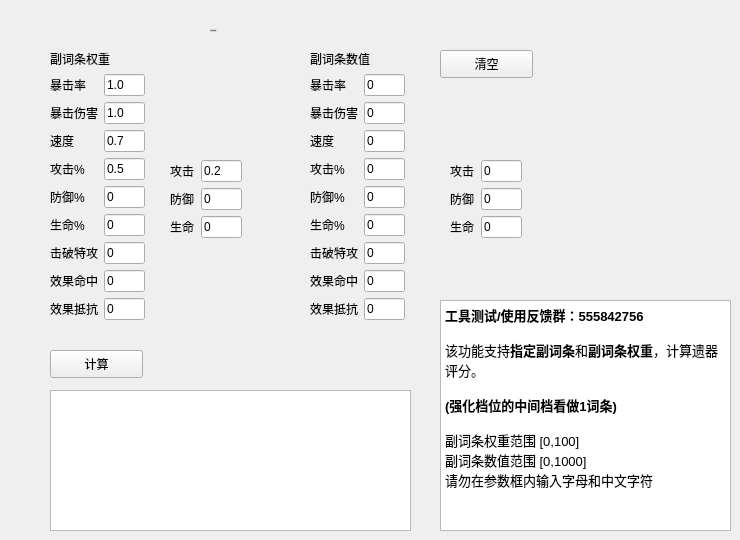
    <widget class="QWidget" name="tab_3">
     <attribute name="title">
      <string>遗器评分查询</string>
     </attribute>
     <widget class="QLabel" name="label_34">
      <property name="geometry">
       <rect>
        <x>210</x>
        <y>10</y>
        <width>171</width>
        <height>41</height>
       </rect>
      </property>
      <property name="font">
       <font>
        <family>Arial</family>
        <pointsize>-1</pointsize>
        <weight>50</weight>
        <italic>false</italic>
        <bold>false</bold>
       </font>
      </property>
      <property name="text">
       <string>  遗器评分查询</string>
      </property>
     </widget>
     <widget class="QTextBrowser" name="output_3">
      <property name="geometry">
       <rect>
        <x>50</x>
        <y>390</y>
        <width>361</width>
        <height>141</height>
       </rect>
      </property>
      <property name="html">
       <string>&lt;!DOCTYPE HTML PUBLIC &quot;-//W3C//DTD HTML 4.0//EN&quot; &quot;http://www.w3.org/TR/REC-html40/strict.dtd&quot;&gt;
&lt;html&gt;&lt;head&gt;&lt;meta name=&quot;qrichtext&quot; content=&quot;1&quot; /&gt;&lt;style type=&quot;text/css&quot;&gt;
p, li { white-space: pre-wrap; }
&lt;/style&gt;&lt;/head&gt;&lt;body style=&quot; font-family:'Arial'; font-size:15px; font-weight:400; font-style:normal;&quot;&gt;
&lt;p style=&quot;-qt-paragraph-type:empty; margin-top:0px; margin-bottom:0px; margin-left:0px; margin-right:0px; -qt-block-indent:0; text-indent:0px; font-family:'SimSun'; font-size:9pt;&quot;&gt;&lt;br /&gt;&lt;/p&gt;&lt;/body&gt;&lt;/html&gt;</string>
      </property>
     </widget>
     <widget class="QPushButton" name="start_3">
      <property name="geometry">
       <rect>
        <x>50</x>
        <y>350</y>
        <width>93</width>
        <height>28</height>
       </rect>
      </property>
      <property name="text">
       <string>计算</string>
      </property>
     </widget>
     <widget class="QTextBrowser" name="textBrowser_5">
      <property name="geometry">
       <rect>
        <x>440</x>
        <y>300</y>
        <width>291</width>
        <height>231</height>
       </rect>
      </property>
      <property name="html">
       <string>&lt;!DOCTYPE HTML PUBLIC &quot;-//W3C//DTD HTML 4.0//EN&quot; &quot;http://www.w3.org/TR/REC-html40/strict.dtd&quot;&gt;
&lt;html&gt;&lt;head&gt;&lt;meta name=&quot;qrichtext&quot; content=&quot;1&quot; /&gt;&lt;style type=&quot;text/css&quot;&gt;
p, li { white-space: pre-wrap; }
&lt;/style&gt;&lt;/head&gt;&lt;body style=&quot; font-family:'Arial'; font-size:15px; font-weight:400; font-style:normal;&quot;&gt;
&lt;p style=&quot; margin-top:0px; margin-bottom:0px; margin-left:0px; margin-right:0px; -qt-block-indent:0; text-indent:0px;&quot;&gt;&lt;span style=&quot; font-family:'SimSun'; font-size:10pt; font-weight:600;&quot;&gt;工具测试/使用反馈群：555842756&lt;/span&gt;&lt;/p&gt;
&lt;p style=&quot;-qt-paragraph-type:empty; margin-top:0px; margin-bottom:0px; margin-left:0px; margin-right:0px; -qt-block-indent:0; text-indent:0px; font-family:'SimSun'; font-size:10pt;&quot;&gt;&lt;br /&gt;&lt;/p&gt;
&lt;p style=&quot; margin-top:0px; margin-bottom:0px; margin-left:0px; margin-right:0px; -qt-block-indent:0; text-indent:0px;&quot;&gt;&lt;span style=&quot; font-family:'SimSun'; font-size:10pt;&quot;&gt;该功能支持&lt;/span&gt;&lt;span style=&quot; font-family:'SimSun'; font-size:10pt; font-weight:600;&quot;&gt;指定副词条&lt;/span&gt;&lt;span style=&quot; font-family:'SimSun'; font-size:10pt;&quot;&gt;和&lt;/span&gt;&lt;span style=&quot; font-family:'SimSun'; font-size:10pt; font-weight:600;&quot;&gt;副词条权重&lt;/span&gt;&lt;span style=&quot; font-family:'SimSun'; font-size:10pt;&quot;&gt;，计算遗器评分。&lt;/span&gt;&lt;/p&gt;
&lt;p style=&quot;-qt-paragraph-type:empty; margin-top:0px; margin-bottom:0px; margin-left:0px; margin-right:0px; -qt-block-indent:0; text-indent:0px; font-family:'SimSun'; font-size:10pt; font-weight:600;&quot;&gt;&lt;br /&gt;&lt;/p&gt;
&lt;p style=&quot; margin-top:0px; margin-bottom:0px; margin-left:0px; margin-right:0px; -qt-block-indent:0; text-indent:0px;&quot;&gt;&lt;span style=&quot; font-family:'SimSun'; font-size:10pt; font-weight:600;&quot;&gt;(强化档位的中间档看做1词条)&lt;/span&gt;&lt;/p&gt;
&lt;p style=&quot;-qt-paragraph-type:empty; margin-top:0px; margin-bottom:0px; margin-left:0px; margin-right:0px; -qt-block-indent:0; text-indent:0px; font-family:'SimSun'; font-size:10pt; font-weight:600;&quot;&gt;&lt;br /&gt;&lt;/p&gt;
&lt;p style=&quot; margin-top:0px; margin-bottom:0px; margin-left:0px; margin-right:0px; -qt-block-indent:0; text-indent:0px;&quot;&gt;&lt;span style=&quot; font-family:'SimSun'; font-size:10pt;&quot;&gt;副词条权重范围 [0,100]&lt;/span&gt;&lt;/p&gt;
&lt;p style=&quot; margin-top:0px; margin-bottom:0px; margin-left:0px; margin-right:0px; -qt-block-indent:0; text-indent:0px;&quot;&gt;&lt;span style=&quot; font-family:'SimSun'; font-size:10pt;&quot;&gt;副词条数值范围 [0,1000]&lt;/span&gt;&lt;/p&gt;
&lt;p style=&quot; margin-top:0px; margin-bottom:0px; margin-left:0px; margin-right:0px; -qt-block-indent:0; text-indent:0px;&quot;&gt;&lt;span style=&quot; font-family:'SimSun'; font-size:10pt;&quot;&gt;请勿在参数框内输入字母和中文字符&lt;/span&gt;&lt;/p&gt;&lt;/body&gt;&lt;/html&gt;</string>
      </property>
     </widget>
     <widget class="QWidget" name="layoutWidget">
      <property name="geometry">
       <rect>
        <x>50</x>
        <y>50</y>
        <width>109</width>
        <height>280</height>
       </rect>
      </property>
      <layout class="QFormLayout" name="formLayout_8">
       <item row="0" column="0" colspan="2">
        <widget class="QLabel" name="label_43">
         <property name="maximumSize">
          <size>
           <width>75</width>
           <height>16777215</height>
          </size>
         </property>
         <property name="text">
          <string>副词条权重</string>
         </property>
        </widget>
       </item>
       <item row="1" column="0">
        <widget class="QLabel" name="label_44">
         <property name="maximumSize">
          <size>
           <width>45</width>
           <height>16777215</height>
          </size>
         </property>
         <property name="text">
          <string>暴击率</string>
         </property>
        </widget>
       </item>
       <item row="1" column="1">
        <widget class="QLineEdit" name="lineEdit_27">
         <property name="maximumSize">
          <size>
           <width>41</width>
           <height>16777215</height>
          </size>
         </property>
         <property name="text">
          <string>1.0</string>
         </property>
        </widget>
       </item>
       <item row="2" column="0">
        <widget class="QLabel" name="label_45">
         <property name="maximumSize">
          <size>
           <width>60</width>
           <height>16777215</height>
          </size>
         </property>
         <property name="text">
          <string>暴击伤害</string>
         </property>
        </widget>
       </item>
       <item row="2" column="1">
        <widget class="QLineEdit" name="lineEdit_28">
         <property name="maximumSize">
          <size>
           <width>41</width>
           <height>16777215</height>
          </size>
         </property>
         <property name="text">
          <string>1.0</string>
         </property>
        </widget>
       </item>
       <item row="3" column="0">
        <widget class="QLabel" name="label_46">
         <property name="maximumSize">
          <size>
           <width>30</width>
           <height>16777215</height>
          </size>
         </property>
         <property name="text">
          <string>速度</string>
         </property>
        </widget>
       </item>
       <item row="3" column="1">
        <widget class="QLineEdit" name="lineEdit_29">
         <property name="maximumSize">
          <size>
           <width>41</width>
           <height>16777215</height>
          </size>
         </property>
         <property name="text">
          <string>0.7</string>
         </property>
        </widget>
       </item>
       <item row="4" column="0">
        <widget class="QLabel" name="label_47">
         <property name="text">
          <string>攻击%</string>
         </property>
        </widget>
       </item>
       <item row="4" column="1">
        <widget class="QLineEdit" name="lineEdit_30">
         <property name="maximumSize">
          <size>
           <width>41</width>
           <height>16777215</height>
          </size>
         </property>
         <property name="text">
          <string>0.5</string>
         </property>
        </widget>
       </item>
       <item row="5" column="0">
        <widget class="QLabel" name="label_48">
         <property name="text">
          <string>防御%</string>
         </property>
        </widget>
       </item>
       <item row="5" column="1">
        <widget class="QLineEdit" name="lineEdit_31">
         <property name="maximumSize">
          <size>
           <width>41</width>
           <height>16777215</height>
          </size>
         </property>
         <property name="text">
          <string>0</string>
         </property>
        </widget>
       </item>
       <item row="6" column="0">
        <widget class="QLabel" name="label_49">
         <property name="text">
          <string>生命%</string>
         </property>
        </widget>
       </item>
       <item row="6" column="1">
        <widget class="QLineEdit" name="lineEdit_32">
         <property name="maximumSize">
          <size>
           <width>41</width>
           <height>16777215</height>
          </size>
         </property>
         <property name="text">
          <string>0</string>
         </property>
        </widget>
       </item>
       <item row="7" column="0">
        <widget class="QLabel" name="label_50">
         <property name="maximumSize">
          <size>
           <width>60</width>
           <height>16777215</height>
          </size>
         </property>
         <property name="text">
          <string>击破特攻</string>
         </property>
        </widget>
       </item>
       <item row="7" column="1">
        <widget class="QLineEdit" name="lineEdit_33">
         <property name="maximumSize">
          <size>
           <width>41</width>
           <height>16777215</height>
          </size>
         </property>
         <property name="text">
          <string>0</string>
         </property>
        </widget>
       </item>
       <item row="8" column="0">
        <widget class="QLabel" name="label_51">
         <property name="maximumSize">
          <size>
           <width>60</width>
           <height>16777215</height>
          </size>
         </property>
         <property name="text">
          <string>效果命中</string>
         </property>
        </widget>
       </item>
       <item row="8" column="1">
        <widget class="QLineEdit" name="lineEdit_34">
         <property name="maximumSize">
          <size>
           <width>41</width>
           <height>16777215</height>
          </size>
         </property>
         <property name="text">
          <string>0</string>
         </property>
        </widget>
       </item>
       <item row="9" column="0">
        <widget class="QLabel" name="label_52">
         <property name="maximumSize">
          <size>
           <width>60</width>
           <height>16777215</height>
          </size>
         </property>
         <property name="text">
          <string>效果抵抗</string>
         </property>
        </widget>
       </item>
       <item row="9" column="1">
        <widget class="QLineEdit" name="lineEdit_35">
         <property name="maximumSize">
          <size>
           <width>41</width>
           <height>16777215</height>
          </size>
         </property>
         <property name="text">
          <string>0</string>
         </property>
        </widget>
       </item>
      </layout>
     </widget>
     <widget class="QWidget" name="layoutWidget">
      <property name="geometry">
       <rect>
        <x>310</x>
        <y>50</y>
        <width>109</width>
        <height>280</height>
       </rect>
      </property>
      <layout class="QFormLayout" name="formLayout_9">
       <item row="0" column="0" colspan="2">
        <widget class="QLabel" name="label_53">
         <property name="maximumSize">
          <size>
           <width>75</width>
           <height>16777215</height>
          </size>
         </property>
         <property name="text">
          <string>副词条数值</string>
         </property>
        </widget>
       </item>
       <item row="1" column="0">
        <widget class="QLabel" name="label_54">
         <property name="maximumSize">
          <size>
           <width>45</width>
           <height>16777215</height>
          </size>
         </property>
         <property name="text">
          <string>暴击率</string>
         </property>
        </widget>
       </item>
       <item row="1" column="1">
        <widget class="QLineEdit" name="lineEdit_36">
         <property name="maximumSize">
          <size>
           <width>41</width>
           <height>16777215</height>
          </size>
         </property>
         <property name="text">
          <string>0</string>
         </property>
        </widget>
       </item>
       <item row="2" column="0">
        <widget class="QLabel" name="label_55">
         <property name="maximumSize">
          <size>
           <width>60</width>
           <height>16777215</height>
          </size>
         </property>
         <property name="text">
          <string>暴击伤害</string>
         </property>
        </widget>
       </item>
       <item row="2" column="1">
        <widget class="QLineEdit" name="lineEdit_37">
         <property name="maximumSize">
          <size>
           <width>41</width>
           <height>16777215</height>
          </size>
         </property>
         <property name="text">
          <string>0</string>
         </property>
        </widget>
       </item>
       <item row="3" column="0">
        <widget class="QLabel" name="label_56">
         <property name="maximumSize">
          <size>
           <width>30</width>
           <height>16777215</height>
          </size>
         </property>
         <property name="text">
          <string>速度</string>
         </property>
        </widget>
       </item>
       <item row="3" column="1">
        <widget class="QLineEdit" name="lineEdit_38">
         <property name="maximumSize">
          <size>
           <width>41</width>
           <height>16777215</height>
          </size>
         </property>
         <property name="text">
          <string>0</string>
         </property>
        </widget>
       </item>
       <item row="4" column="0">
        <widget class="QLabel" name="label_57">
         <property name="text">
          <string>攻击%</string>
         </property>
        </widget>
       </item>
       <item row="4" column="1">
        <widget class="QLineEdit" name="lineEdit_39">
         <property name="maximumSize">
          <size>
           <width>41</width>
           <height>16777215</height>
          </size>
         </property>
         <property name="text">
          <string>0</string>
         </property>
        </widget>
       </item>
       <item row="5" column="0">
        <widget class="QLabel" name="label_58">
         <property name="text">
          <string>防御%</string>
         </property>
        </widget>
       </item>
       <item row="5" column="1">
        <widget class="QLineEdit" name="lineEdit_40">
         <property name="maximumSize">
          <size>
           <width>41</width>
           <height>16777215</height>
          </size>
         </property>
         <property name="text">
          <string>0</string>
         </property>
        </widget>
       </item>
       <item row="6" column="0">
        <widget class="QLabel" name="label_59">
         <property name="text">
          <string>生命%</string>
         </property>
        </widget>
       </item>
       <item row="6" column="1">
        <widget class="QLineEdit" name="lineEdit_41">
         <property name="maximumSize">
          <size>
           <width>41</width>
           <height>16777215</height>
          </size>
         </property>
         <property name="text">
          <string>0</string>
         </property>
        </widget>
       </item>
       <item row="7" column="0">
        <widget class="QLabel" name="label_60">
         <property name="maximumSize">
          <size>
           <width>60</width>
           <height>16777215</height>
          </size>
         </property>
         <property name="text">
          <string>击破特攻</string>
         </property>
        </widget>
       </item>
       <item row="7" column="1">
        <widget class="QLineEdit" name="lineEdit_42">
         <property name="maximumSize">
          <size>
           <width>41</width>
           <height>16777215</height>
          </size>
         </property>
         <property name="text">
          <string>0</string>
         </property>
        </widget>
       </item>
       <item row="8" column="0">
        <widget class="QLabel" name="label_61">
         <property name="maximumSize">
          <size>
           <width>60</width>
           <height>16777215</height>
          </size>
         </property>
         <property name="text">
          <string>效果命中</string>
         </property>
        </widget>
       </item>
       <item row="8" column="1">
        <widget class="QLineEdit" name="lineEdit_43">
         <property name="maximumSize">
          <size>
           <width>41</width>
           <height>16777215</height>
          </size>
         </property>
         <property name="text">
          <string>0</string>
         </property>
        </widget>
       </item>
       <item row="9" column="0">
        <widget class="QLabel" name="label_62">
         <property name="maximumSize">
          <size>
           <width>60</width>
           <height>16777215</height>
          </size>
         </property>
         <property name="text">
          <string>效果抵抗</string>
         </property>
        </widget>
       </item>
       <item row="9" column="1">
        <widget class="QLineEdit" name="lineEdit_44">
         <property name="maximumSize">
          <size>
           <width>41</width>
           <height>16777215</height>
          </size>
         </property>
         <property name="text">
          <string>0</string>
         </property>
        </widget>
       </item>
      </layout>
     </widget>
     <widget class="QWidget" name="layoutWidget_2">
      <property name="geometry">
       <rect>
        <x>170</x>
        <y>160</y>
        <width>79</width>
        <height>83</height>
       </rect>
      </property>
      <layout class="QFormLayout" name="formLayout_11">
       <item row="0" column="0">
        <widget class="QLabel" name="label_66">
         <property name="maximumSize">
          <size>
           <width>45</width>
           <height>16777215</height>
          </size>
         </property>
         <property name="text">
          <string>攻击</string>
         </property>
        </widget>
       </item>
       <item row="0" column="1">
        <widget class="QLineEdit" name="lineEdit_48">
         <property name="maximumSize">
          <size>
           <width>41</width>
           <height>16777215</height>
          </size>
         </property>
         <property name="text">
          <string>0.2</string>
         </property>
        </widget>
       </item>
       <item row="1" column="0">
        <widget class="QLabel" name="label_67">
         <property name="maximumSize">
          <size>
           <width>45</width>
           <height>16777215</height>
          </size>
         </property>
         <property name="text">
          <string>防御</string>
         </property>
        </widget>
       </item>
       <item row="1" column="1">
        <widget class="QLineEdit" name="lineEdit_49">
         <property name="maximumSize">
          <size>
           <width>41</width>
           <height>16777215</height>
          </size>
         </property>
         <property name="text">
          <string>0</string>
         </property>
        </widget>
       </item>
       <item row="2" column="0">
        <widget class="QLabel" name="label_68">
         <property name="maximumSize">
          <size>
           <width>45</width>
           <height>16777215</height>
          </size>
         </property>
         <property name="text">
          <string>生命</string>
         </property>
        </widget>
       </item>
       <item row="2" column="1">
        <widget class="QLineEdit" name="lineEdit_50">
         <property name="maximumSize">
          <size>
           <width>41</width>
           <height>16777215</height>
          </size>
         </property>
         <property name="text">
          <string>0</string>
         </property>
        </widget>
       </item>
      </layout>
     </widget>
     <widget class="QWidget" name="layoutWidget_3">
      <property name="geometry">
       <rect>
        <x>450</x>
        <y>160</y>
        <width>79</width>
        <height>83</height>
       </rect>
      </property>
      <layout class="QFormLayout" name="formLayout_12">
       <item row="0" column="0">
        <widget class="QLabel" name="label_69">
         <property name="maximumSize">
          <size>
           <width>45</width>
           <height>16777215</height>
          </size>
         </property>
         <property name="text">
          <string>攻击</string>
         </property>
        </widget>
       </item>
       <item row="0" column="1">
        <widget class="QLineEdit" name="lineEdit_51">
         <property name="maximumSize">
          <size>
           <width>41</width>
           <height>16777215</height>
          </size>
         </property>
         <property name="text">
          <string>0</string>
         </property>
        </widget>
       </item>
       <item row="1" column="0">
        <widget class="QLabel" name="label_70">
         <property name="maximumSize">
          <size>
           <width>45</width>
           <height>16777215</height>
          </size>
         </property>
         <property name="text">
          <string>防御</string>
         </property>
        </widget>
       </item>
       <item row="1" column="1">
        <widget class="QLineEdit" name="lineEdit_52">
         <property name="maximumSize">
          <size>
           <width>41</width>
           <height>16777215</height>
          </size>
         </property>
         <property name="text">
          <string>0</string>
         </property>
        </widget>
       </item>
       <item row="2" column="0">
        <widget class="QLabel" name="label_71">
         <property name="maximumSize">
          <size>
           <width>45</width>
           <height>16777215</height>
          </size>
         </property>
         <property name="text">
          <string>生命</string>
         </property>
        </widget>
       </item>
       <item row="2" column="1">
        <widget class="QLineEdit" name="lineEdit_53">
         <property name="maximumSize">
          <size>
           <width>41</width>
           <height>16777215</height>
          </size>
         </property>
         <property name="text">
          <string>0</string>
         </property>
        </widget>
       </item>
      </layout>
     </widget>
     <widget class="QPushButton" name="pushButton">
      <property name="geometry">
       <rect>
        <x>440</x>
        <y>50</y>
        <width>93</width>
        <height>28</height>
       </rect>
      </property>
      <property name="text">
       <string>清空</string>
      </property>
     </widget>
    </widget>
